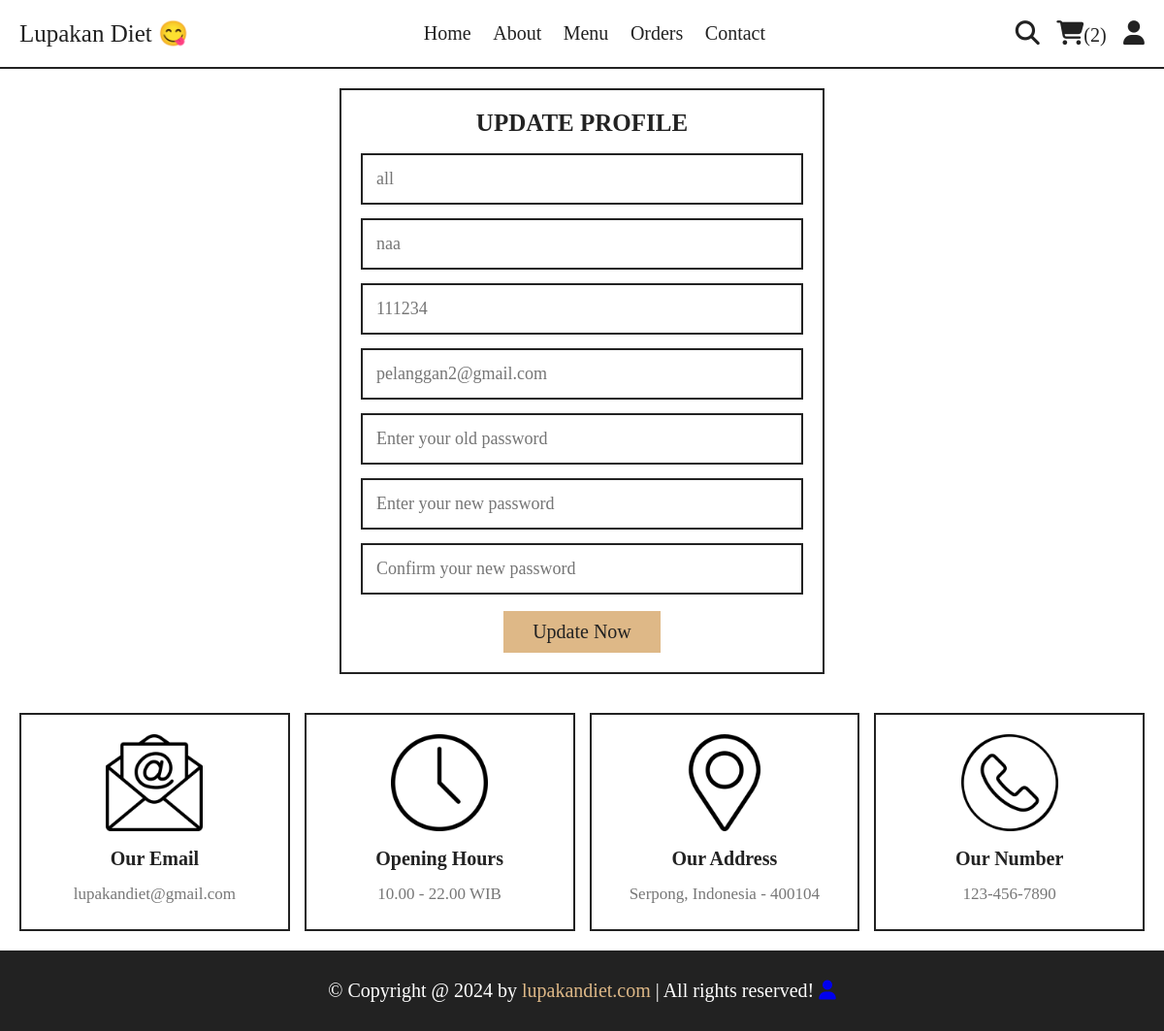
Page /update_profile.php (signed in) on the committed database.
### tables this page shows
CREATE TABLE `users` (
  `id` int(100) NOT NULL,
  `first_name` varchar(20) NOT NULL,
  `last_name` varchar(20) NOT NULL,
  `gender` enum('Male','Female') NOT NULL,
  `date_of_birth` date NOT NULL DEFAULT '1970-01-01',
  `email` varchar(50) NOT NULL,
  `number` varchar(10) NOT NULL,
  `password` varchar(50) NOT NULL,
  `address` varchar(500) DEFAULT NULL
);

### update_profile.php (the view, shortened to what this page needs)
<?php
include 'components/connect.php';
?>
<!DOCTYPE html>
<html lang="en">
<head>
   <link rel="stylesheet" href="https://cdnjs.cloudflare.com/ajax/libs/font-awesome/6.1.1/css/all.min.css">
   <link rel="stylesheet" href="css/style.css">
</head>
<body>
<?php include 'components/user_header.php'; ?>
<section class="form-container update-form">
   <form action="" method="post">
      <h3>update profile</h3>
      <input type="text" name="first_name" placeholder="<?= $fetch_profile['first_name']; ?>" class="box" maxlength="50">
      <input type="text" name="last_name" placeholder="<?= $fetch_profile['last_name']; ?>" class="box" maxlength="50">
      <input type="number" name="number" placeholder="<?= $fetch_profile['number']; ?>" class="box" min="0" max="999999999999" maxlength="12">
      <input type="email" name="email" placeholder="<?= $fetch_profile['email']; ?>" class="box" maxlength="50" oninput="this.value = this.value.replace(/\s/g, '')">
      <input type="password" name="old_pass" placeholder="Enter your old password" class="box" maxlength="50" oninput="this.value = this.value.replace(/\s/g, '')">
      <input type="password" name="new_pass" placeholder="Enter your new password" class="box" maxlength="50" oninput="this.value = this.value.replace(/\s/g, '')">
      <input type="password" name="confirm_pass" placeholder="Confirm your new password" class="box" maxlength="50" oninput="this.value = this.value.replace(/\s/g, '')">
      <input type="submit" value="update now" name="submit" class="btn">
   </form>
</section>
<?php include 'components/footer.php'; ?>
</body>
</html>

### css/style.css (style rules this page uses)
:root { --yellow: #DEB887; --red: #9b9b5e; --white:#fff; --black:#222; --light-color:#777; --border:.2rem solid var(--black); }
* { font-family: Candara; margin:0; padding:0; box-sizing: border-box; outline: none; border: none; text-decoration: none; }
html { font-size: 62.5%; overflow-x: hidden; scroll-behavior: smooth; stop-opacity: 7rem; }
section { margin:0 auto; max-width: 1200px; padding:2rem; }
.btn, .delete-btn { margin-top: 1rem; display: inline-block; font-size: 2rem; padding:1rem 3rem; cursor: pointer; text-transform: capitalize; transition: .2s linear; }
.btn { background-color: var(--yellow); color:var(--black); }
.form-container form { border:var(--border); margin:0 auto; max-width: 50rem; padding:2rem; text-align: center; }
.form-container form h3 { font-size: 2.5rem; color:var(--black); text-transform: uppercase; margin-bottom: 1rem; }
.form-container form .box { margin:.7rem 0; width: 100%; border:var(--border); padding:1.4rem; font-size: 1.8rem; color:var(--black); }

### rows in the picture
users: first_name "all", last_name "naa", number "111234", email "pelanggan2@gmail.com"

### other values in the picture
$total_cart_items "2"
